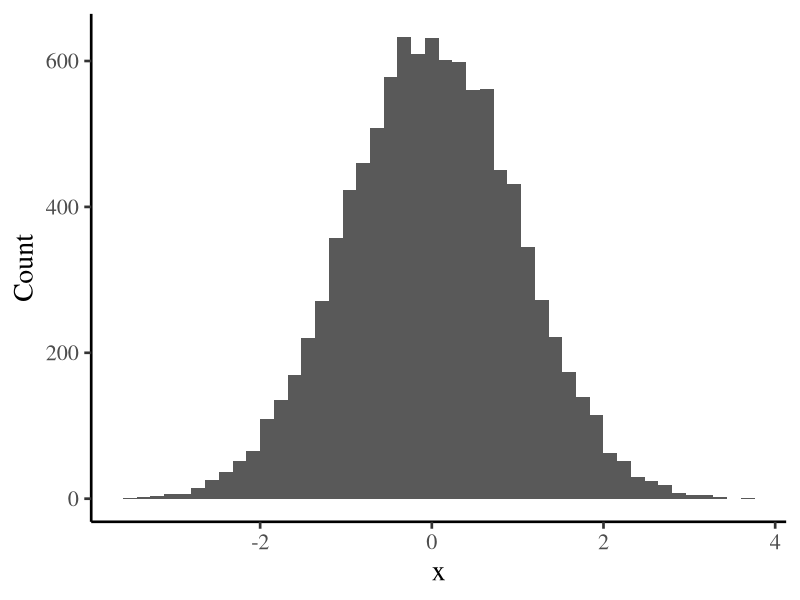
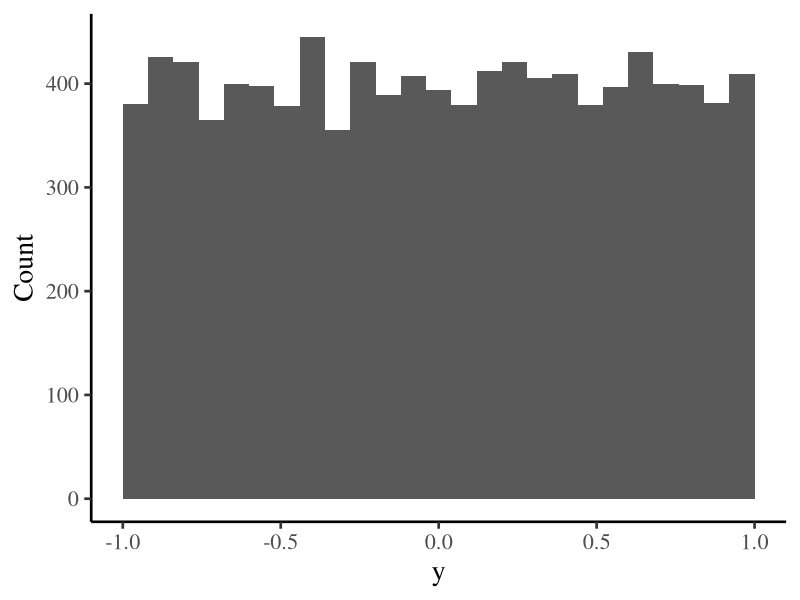

These figures' R source, in order:
library(ggplot2)
set.seed(seed = 1000)

#Problem 8

# Part (a)
# Generate a vector of n draws from a standard normal rv
n <- 10000
mu <- 0
sigma <- 1
x <- rnorm(n, mu, sigma)

# Plot a histogram of the draws using ggplot2
ggplot() + 
  geom_histogram(aes(x = x), binwidth = 0.16) + 
  ylab("Count") + xlab("x") + 
  theme_classic(base_size = 20) + 
  theme(text = element_text(size = 20,  family="serif"))

# Part (b)
# Generate a vector of n draws from a uniform(-1, 1) rv
n <- 10000
min_y <- -1
max_y <- 1
y <- runif(n, min_y , max_y)

# Plot a histogram of the draws using ggplot2
ggplot() + 
  geom_histogram(aes(x = y), binwidth = 0.08) + 
  ylab("Count") + xlab("y") + 
  theme_classic(base_size = 20) + 
  theme(text = element_text(size = 20,  family="serif"))


# Problem 9
# Part (a)


# Part (b)
# Define a custom function that returns draws from a Bernoulli rv
my_rbernoulli <- function (n, p) {
  x <- ifelse(runif(n,0,1)<=p,0,1)
  return(x)
}

# Test the custom Bernoulli generator function
x <- my_rbernoulli(10000, 0.5)
length(x) == 10000 # should return TRUE
mean(x) # should be a number near 0.5

# Part (c)
# Define a custom function that returns draws from a Binomial rv
my_rbinomial <- function(n, p, m){
  for (y in 1:n) {
    ifelse(y==1,x <- as.vector(sum(my_rbernoulli(m,p))), 
           x <- append(x,sum(my_rbernoulli(m,p))))
  }
  return(x)
}

# Test the custom Binomial generator function
x <- my_rbinomial(10000, 0.5, 10)
length(x) == 10000 # should return TRUE
mean(x) # should be a number near 5





